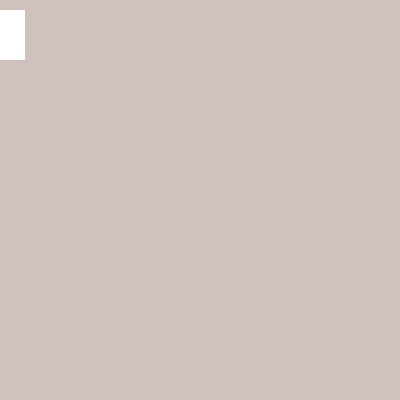
Frame 1 (no input)
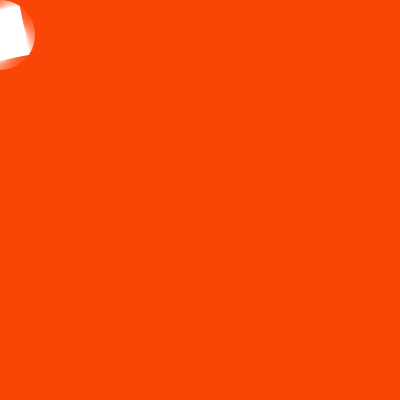
Frame 60 (the mouse pressed at the canvas centre just before this capture)
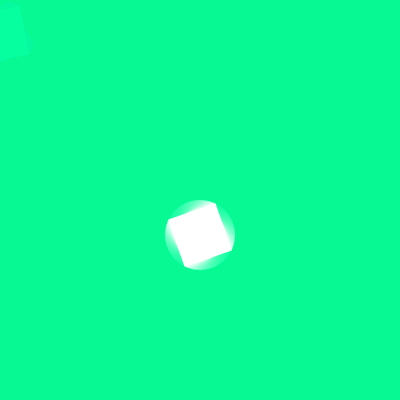
Frame 120 (the mouse held since frame 60 and released just before this capture)

The Processing sketch that drew these frames (run headless with seeded random() and noise(); from frame 60 on, the mouse is pressed at the canvas centre):

// Processing sketch: processing_65479
// ── processing_65479.pde

float r = 0;

void setup()
{
 size(400,400);
 fill(0,0,255);
 rectMode(CENTER);
 noStroke();
 smooth();
 colorMode(HSB);
}

void draw()
{
  fill(map(mouseX,0,360,0,180)+10,255,255,20);
  rect(width/2,height/2,width, height);
  
  translate(mouseX,mouseY+35);
  rotate(r);
  fill(255);
  rect(0,0,50,50);
  
  r = r+0.05;
}
